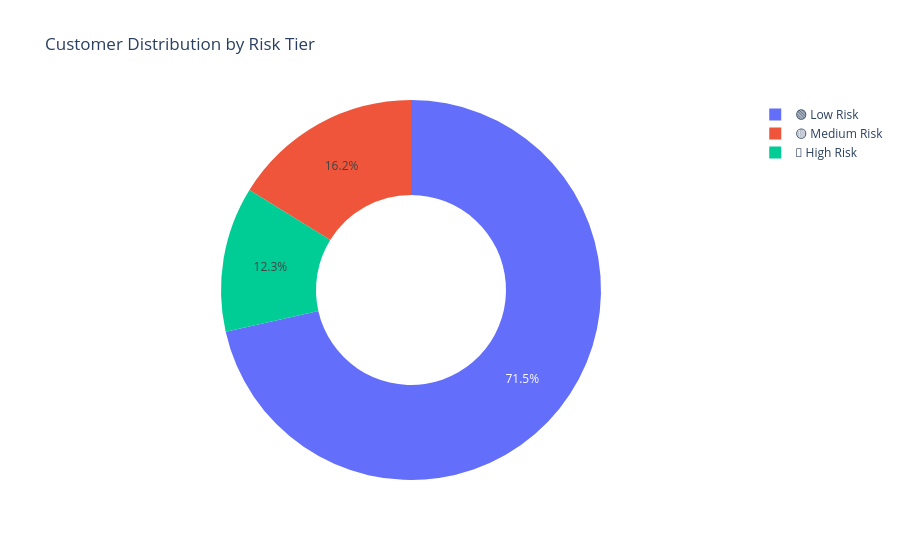
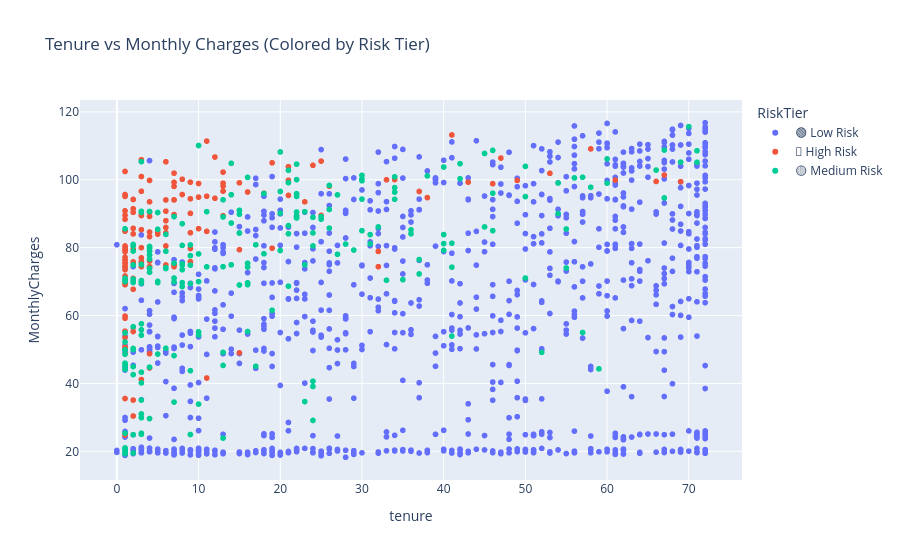

The notebook cell these images were saved under, in order:
### Code cell
## TASK 5 — Visualizations

# Chart 1: Feature Importance
importances = pd.Series(models["Random Forest"].feature_importances_, index=X.columns)
importances.nlargest(10).plot(kind='barh', title="Top 10 Feature Importances")
plt.show()

# Chart 2: Churn by Contract Type
plt.figure(figsize=(8,5))
sns.countplot(data=pd.read_csv(url), x='Contract', hue='Churn')
plt.title("Churn Rate by Contract Type")
plt.show()

# Chart 4: Risk Tier Donut
fig = px.pie(analysis_df, names='RiskTier', hole=0.5, title="Customer Distribution by Risk Tier")
fig.show()

# Bonus: Interactive Scatter
fig = px.scatter(analysis_df, x="tenure", y="MonthlyCharges", color="RiskTier",
                 title="Tenure vs Monthly Charges (Colored by Risk Tier)")
fig.show()

### Figure 1 — Plotly figure (JSON) as saved in the notebook; plotly's stock layout.template omitted (floating-point values rounded to 4 significant figures; data arrays with more than 128 entries replaced by an {"elided": "..."} marker saying what was removed)
{"data": [{"domain": {"x": [0, 1], "y": [0, 1]}, "hole": 0.5, "hovertemplate": "RiskTier=%{label}<extra></extra>", "labels": {"elided": "1409 str values"}, "legendgroup": "", "name": "", "showlegend": true, "type": "pie"}], "layout": {"legend": {"tracegroupgap": 0}, "title": {"text": "Customer Distribution by Risk Tier"}}}

### Figure 2 — Plotly figure (JSON) as saved in the notebook; plotly's stock layout.template omitted (floating-point values rounded to 4 significant figures; data arrays with more than 128 entries replaced by an {"elided": "..."} marker saying what was removed)
{"data": [{"hovertemplate": "RiskTier=🟢 Low Risk<br>tenure=%{x}<br>MonthlyCharges=%{y}<extra></extra>", "legendgroup": "🟢 Low Risk", "marker": {"color": "#636efa", "symbol": "circle"}, "mode": "markers", "name": "🟢 Low Risk", "showlegend": true, "type": "scattergl", "x": {"elided": "1007 int values"}, "xaxis": "x", "y": {"elided": "1007 float values"}, "yaxis": "y"}, {"hovertemplate": "RiskTier=🔴 High Risk<br>tenure=%{x}<br>MonthlyCharges=%{y}<extra></extra>", "legendgroup": "🔴 High Risk", "marker": {"color": "#EF553B", "symbol": "circle"}, "mode": "markers", "name": "🔴 High Risk", "showlegend": true, "type": "scattergl", "x": {"elided": "174 int values"}, "xaxis": "x", "y": {"elided": "174 float values"}, "yaxis": "y"}, {"hovertemplate": "RiskTier=🟡 Medium Risk<br>tenure=%{x}<br>MonthlyCharges=%{y}<extra></extra>", "legendgroup": "🟡 Medium Risk", "marker": {"color": "#00cc96", "symbol": "circle"}, "mode": "markers", "name": "🟡 Medium Risk", "showlegend": true, "type": "scattergl", "x": {"elided": "228 int values"}, "xaxis": "x", "y": {"elided": "228 float values"}, "yaxis": "y"}], "layout": {"legend": {"title": {"text": "RiskTier"}, "tracegroupgap": 0}, "title": {"text": "Tenure vs Monthly Charges (Colored by Risk Tier)"}, "xaxis": {"anchor": "y", "domain": [0, 1], "title": {"text": "tenure"}}, "yaxis": {"anchor": "x", "domain": [0, 1], "title": {"text": "MonthlyCharges"}}}}
